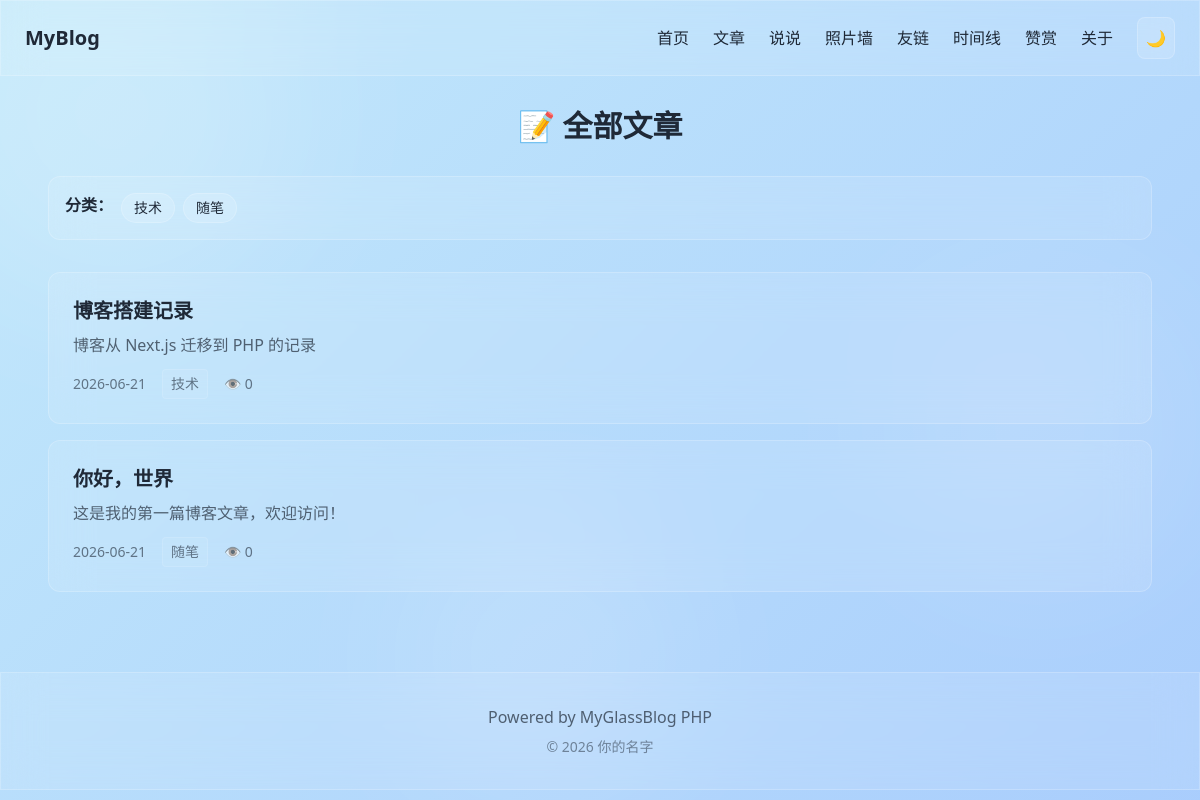
/posts.php, run on the app's committed database.
### tables this page shows
CREATE TABLE `posts` (
  `id` int(11) UNSIGNED NOT NULL AUTO_INCREMENT,
  `title` varchar(200) NOT NULL DEFAULT '' COMMENT '标题',
  `slug` varchar(200) NOT NULL DEFAULT '' COMMENT 'URL别名',
  `content` longtext COMMENT 'Markdown内容',
  `category` varchar(50) NOT NULL DEFAULT '' COMMENT '分类',
  `description` varchar(500) NOT NULL DEFAULT '' COMMENT '摘要',
  `cover` varchar(500) NOT NULL DEFAULT '' COMMENT '封面图URL',
  `views` int(11) UNSIGNED NOT NULL DEFAULT 0 COMMENT '阅读量',
  `status` tinyint(1) NOT NULL DEFAULT 1 COMMENT '状态：0草稿 1发布',
  `created_at` timestamp NOT NULL DEFAULT CURRENT_TIMESTAMP,
  `updated_at` timestamp NOT NULL DEFAULT CURRENT_TIMESTAMP ON UPDATE CURRENT_TIMESTAMP,
  PRIMARY KEY (`id`),
  UNIQUE KEY `uk_slug` (`slug`),
  KEY `idx_category` (`category`),
  KEY `idx_status` (`status`),
  KEY `idx_created` (`created_at`)
);

### includes/Database.php (called while the page is built, shortened)
<?php
class Database {
    private static $instance = null;
    private $pdo;
    private function __construct() {
        $config = require __DIR__ . '/config.php';
        $dsn = sprintf(
            'mysql:host=%s;port=%d;dbname=%s;charset=%s',
            $config['db_host'],
            $config['db_port'],
            $config['db_name'],
            $config['db_charset']
        );
        $options = [
            PDO::ATTR_ERRMODE => PDO::ERRMODE_EXCEPTION,
            PDO::ATTR_DEFAULT_FETCH_MODE => PDO::FETCH_ASSOC,
            PDO::ATTR_EMULATE_PREPARES => false,
        ];
        try {
            $this->pdo = new PDO($dsn, $config['db_user'], $config['db_pass'], $options);
        } catch (PDOException $e) {
            if ($config['debug']) {
                die('数据库连接失败: ' . $e->getMessage());
            }
            die('数据库连接失败，请检查配置文件');
        }
    }
    public static function getInstance() {
        if (self::$instance === null) {
            self::$instance = new self();
        }
        return self::$instance;
    }
    public function query($sql, $params = []) {
        $stmt = $this->pdo->prepare($sql);
        $stmt->execute($params);
        return $stmt->fetchAll();
    }
}

### includes/Post.php (called while the page is built, shortened)
<?php
class Post {
    private $db;
    public function __construct() {
        $this->db = Database::getInstance();
    }
    public function getList($page = 1, $perPage = 10, $status = 1) {
        $offset = ($page - 1) * $perPage;
        $sql = "SELECT * FROM posts WHERE status = ? ORDER BY created_at DESC LIMIT ?, ?";
        return $this->db->query($sql, [$status, $offset, $perPage]);
    }
    public function getCategories() {
        return $this->db->query("SELECT DISTINCT category FROM posts WHERE category != '' ORDER BY category");
    }
}

### config.php (called while the page is built)
<?php
return [
    'db_host' => 'localhost',
    'db_port' => 3306,
    'db_name' => 'myglassblog',
    'db_user' => 'root',
    'db_pass' => '',
    'db_charset' => 'utf8mb4',
    'site_url' => '',
    'upload_dir' => 'uploads',
    'debug' => false,
    'posts_per_page' => 10,
    'chatters_per_page' => 20,
    'photos_per_page' => 30,
];

### includes/functions.php (called while the page is built, shortened)
<?php
require_once __DIR__ . '/Database.php';
require_once __DIR__ . '/Settings.php';
require_once __DIR__ . '/Post.php';
function site_url($path = '') {
    $config = require __DIR__ . '/../config.php';
    $baseUrl = $config['site_url'];
    if (empty($baseUrl)) {
        $protocol = isset($_SERVER['HTTPS']) && $_SERVER['HTTPS'] === 'on' ? 'https' : 'http';
        $baseUrl = $protocol . '://' . $_SERVER['HTTP_HOST'];
    }
    return rtrim($baseUrl, '/') . '/' . ltrim($path, '/');
}
function site_config() {
    static $settings = null;
    if ($settings === null) {
        $settings = new Settings();
    }
    return $settings;
}
function format_time($datetime, $format = 'Y-m-d H:i') {
    return date($format, strtotime($datetime));
}
function e($text) {
    return htmlspecialchars($text, ENT_QUOTES, 'UTF-8');
}

### includes/Settings.php (called while the page is built, shortened)
<?php
class Settings {
    private $db;
    private $cache = [];
    public function __construct() {
        $this->db = Database::getInstance();
        $this->loadAll();
    }
    private function loadAll() {
        $rows = $this->db->query("SELECT site_key, site_value FROM settings");
        foreach ($rows as $row) {
            $this->cache[$row['site_key']] = $row['site_value'];
        }
    }
    public function get($key, $default = '') {
        return $this->cache[$key] ?? $default;
    }
}

### posts.php (the view, shortened to what this page needs)
<?php
require_once __DIR__ . '/includes/functions.php';
$settings = site_config();
$postModel = new Post();
$page = isset($_GET['page']) ? max(1, intval($_GET['page'])) : 1;
$perPage = intval($settings->get('posts_per_page', 10));
$posts = $postModel->getList($page, $perPage);
$categories = $postModel->getCategories();
require_once __DIR__ . '/templates/header.php';
?>
<h1 class="text-3xl font-bold mb-8 text-center">📝 全部文章</h1>
<?php if ($categories): ?>
<div class="glass rounded-xl p-4 mb-8 flex flex-wrap gap-2">
    <span class="font-bold">分类：</span>
    <?php foreach ($categories as $cat): ?>
        <span class="glass px-3 py-1 rounded-full text-sm cursor-pointer hover:bg-white/20 transition-colors"
              onclick="filterByCategory('<?= e($cat['category']) ?>')">
            <?= e($cat['category']) ?>
        </span>
    <?php endforeach; ?>
</div>
<?php endif; ?>
<?php if (empty($posts)): ?>
    <div class="glass rounded-xl p-8 text-center opacity-70">
        暂无文章
    </div>
<?php else: ?>
    <div class="space-y-4">
        <?php foreach ($posts as $post): ?>
            <article class="glass rounded-xl p-6 post-card">
                <a href="<?= site_url('post.php?slug=' . e($post['slug'])) ?>" class="block group">
                    <div class="flex gap-6">
                        <div class="flex-1">
                            <h2 class="text-xl font-bold mb-2 group-hover:opacity-80 transition-opacity">
                                <?= e($post['title']) ?>
                            </h2>
                            <p class="opacity-70 mb-3 line-clamp-2">
                                <?= e($post['description'] ?: truncate(strip_tags($post['content']), 150)) ?>
                            </p>
                            <div class="flex items-center gap-4 text-sm opacity-60">
                                <span><?= format_time($post['created_at'], 'Y-m-d') ?></span>
                                <?php if ($post['category']): ?>
                                    <span class="glass px-2 py-1 rounded"><?= e($post['category']) ?></span>
                                <?php endif; ?>
                                <span>👁 <?= $post['views'] ?></span>
                            </div>
                        </div>
                    </div>
                </a>
            </article>
        <?php endforeach; ?>
    </div>
<?php endif; ?>
<?php require_once __DIR__ . '/templates/footer.php'; ?>

### data on the page
posts: title "博客搭建记录", description "博客从 Next.js 迁移到 PHP 的记录", created_at "2026-06-21", category "技术", views "0"
posts: title "你好，世界", description "这是我的第一篇博客文章，欢迎访问！", created_at "2026-06-21", category "随笔", views "0"

### other printed values
$settings->get('nav_title', 'MyBlog') "MyBlog"
$cat['category'] "技术"
$cat['category'] "随笔"
$settings->get('footer_text', 'Powered by MyGlassBlog PHP') "Powered by MyGlassBlog PHP"
$settings->get('site_author') "你的名字"
